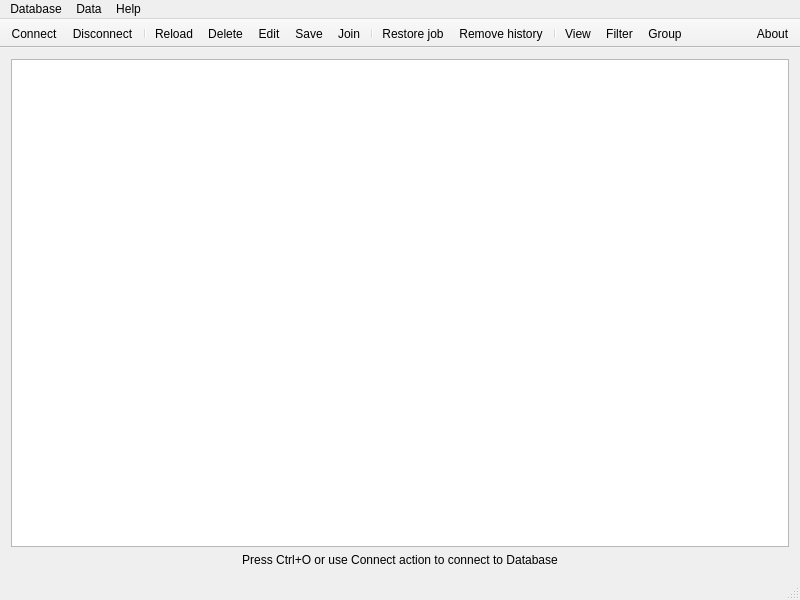
<?xml version="1.0" encoding="UTF-8"?>
<ui version="4.0">
 <class>MainWindow</class>
 <widget class="QMainWindow" name="MainWindow">
  <property name="geometry">
   <rect>
    <x>0</x>
    <y>0</y>
    <width>800</width>
    <height>600</height>
   </rect>
  </property>
  <property name="sizePolicy">
   <sizepolicy hsizetype="Preferred" vsizetype="Ignored">
    <horstretch>0</horstretch>
    <verstretch>0</verstretch>
   </sizepolicy>
  </property>
  <property name="windowTitle">
   <string>EW-Database</string>
  </property>
  <property name="windowIcon">
   <iconset theme="media-floppy">
    <normaloff>.</normaloff>.</iconset>
  </property>
  <widget class="QWidget" name="centralWidget">
   <layout class="QGridLayout" name="gridLayout">
    <item row="1" column="0">
     <widget class="QLabel" name="tipLabel">
      <property name="text">
       <string>Press Ctrl+O or use Connect action to connect to Database</string>
      </property>
      <property name="alignment">
       <set>Qt::AlignCenter</set>
      </property>
     </widget>
    </item>
    <item row="0" column="0">
     <widget class="QTreeView" name="Data">
      <property name="editTriggers">
       <set>QAbstractItemView::NoEditTriggers</set>
      </property>
      <property name="showDropIndicator" stdset="0">
       <bool>false</bool>
      </property>
      <property name="alternatingRowColors">
       <bool>true</bool>
      </property>
      <property name="selectionMode">
       <enum>QAbstractItemView::ExtendedSelection</enum>
      </property>
      <property name="verticalScrollMode">
       <enum>QAbstractItemView::ScrollPerPixel</enum>
      </property>
      <property name="horizontalScrollMode">
       <enum>QAbstractItemView::ScrollPerItem</enum>
      </property>
      <property name="sortingEnabled">
       <bool>true</bool>
      </property>
     </widget>
    </item>
   </layout>
  </widget>
  <widget class="QMenuBar" name="menuBar">
   <property name="geometry">
    <rect>
     <x>0</x>
     <y>0</y>
     <width>800</width>
     <height>25</height>
    </rect>
   </property>
   <widget class="QMenu" name="menuDatabase">
    <property name="title">
     <string>Database</string>
    </property>
    <addaction name="actionConnect"/>
    <addaction name="actionDisconnect"/>
   </widget>
   <widget class="QMenu" name="menuData">
    <property name="title">
     <string>Data</string>
    </property>
    <addaction name="actionReload"/>
    <addaction name="actionDelete"/>
    <addaction name="actionEdit"/>
    <addaction name="actionSave"/>
    <addaction name="actionJoin"/>
    <addaction name="separator"/>
    <addaction name="actionView"/>
    <addaction name="actionFilter"/>
    <addaction name="actionGroup"/>
    <addaction name="separator"/>
    <addaction name="actionRestore"/>
    <addaction name="actionHistory"/>
   </widget>
   <widget class="QMenu" name="menuHelp">
    <property name="title">
     <string>Help</string>
    </property>
    <addaction name="actionAbout"/>
   </widget>
   <addaction name="menuDatabase"/>
   <addaction name="menuData"/>
   <addaction name="menuHelp"/>
  </widget>
  <widget class="QToolBar" name="mainTool">
   <property name="windowTitle">
    <string>Tools</string>
   </property>
   <property name="movable">
    <bool>false</bool>
   </property>
   <property name="floatable">
    <bool>false</bool>
   </property>
   <attribute name="toolBarArea">
    <enum>TopToolBarArea</enum>
   </attribute>
   <attribute name="toolBarBreak">
    <bool>false</bool>
   </attribute>
   <addaction name="actionConnect"/>
   <addaction name="actionDisconnect"/>
   <addaction name="separator"/>
   <addaction name="actionReload"/>
   <addaction name="actionDelete"/>
   <addaction name="actionEdit"/>
   <addaction name="actionSave"/>
   <addaction name="actionJoin"/>
   <addaction name="separator"/>
   <addaction name="actionRestore"/>
   <addaction name="actionHistory"/>
   <addaction name="separator"/>
   <addaction name="actionView"/>
   <addaction name="actionFilter"/>
   <addaction name="actionGroup"/>
  </widget>
  <widget class="QStatusBar" name="statusBar"/>
  <widget class="QToolBar" name="supportTool">
   <property name="windowTitle">
    <string>Support</string>
   </property>
   <property name="layoutDirection">
    <enum>Qt::RightToLeft</enum>
   </property>
   <property name="movable">
    <bool>false</bool>
   </property>
   <property name="floatable">
    <bool>false</bool>
   </property>
   <attribute name="toolBarArea">
    <enum>TopToolBarArea</enum>
   </attribute>
   <attribute name="toolBarBreak">
    <bool>false</bool>
   </attribute>
   <addaction name="actionAbout"/>
  </widget>
  <action name="actionConnect">
   <property name="icon">
    <iconset theme="network-wired">
     <normaloff>.</normaloff>.</iconset>
   </property>
   <property name="text">
    <string>Connect</string>
   </property>
   <property name="shortcut">
    <string>Ctrl+O</string>
   </property>
  </action>
  <action name="actionDisconnect">
   <property name="icon">
    <iconset theme="network-offline">
     <normaloff>.</normaloff>.</iconset>
   </property>
   <property name="text">
    <string>Disconnect</string>
   </property>
   <property name="shortcut">
    <string>Ctrl+Q</string>
   </property>
  </action>
  <action name="actionView">
   <property name="icon">
    <iconset theme="preferences-system">
     <normaloff>.</normaloff>.</iconset>
   </property>
   <property name="text">
    <string>View</string>
   </property>
   <property name="shortcut">
    <string>F4</string>
   </property>
  </action>
  <action name="actionGroup">
   <property name="icon">
    <iconset theme="format-indent-more">
     <normaloff>.</normaloff>.</iconset>
   </property>
   <property name="text">
    <string>Group</string>
   </property>
   <property name="shortcut">
    <string>Ctrl+G</string>
   </property>
  </action>
  <action name="actionFilter">
   <property name="icon">
    <iconset theme="system-search">
     <normaloff>.</normaloff>.</iconset>
   </property>
   <property name="text">
    <string>Filter</string>
   </property>
   <property name="shortcut">
    <string>Ctrl+F</string>
   </property>
  </action>
  <action name="actionAbout">
   <property name="icon">
    <iconset theme="help-about">
     <normaloff>.</normaloff>.</iconset>
   </property>
   <property name="text">
    <string>About</string>
   </property>
   <property name="shortcut">
    <string>F1</string>
   </property>
  </action>
  <action name="actionReload">
   <property name="icon">
    <iconset theme="reload">
     <normaloff>.</normaloff>.</iconset>
   </property>
   <property name="text">
    <string>Reload</string>
   </property>
   <property name="shortcut">
    <string>F5</string>
   </property>
  </action>
  <action name="actionDelete">
   <property name="icon">
    <iconset theme="edit-delete">
     <normaloff>.</normaloff>.</iconset>
   </property>
   <property name="text">
    <string>Delete</string>
   </property>
   <property name="shortcut">
    <string>Del</string>
   </property>
  </action>
  <action name="actionEdit">
   <property name="icon">
    <iconset theme="edit-find-replace">
     <normaloff>.</normaloff>.</iconset>
   </property>
   <property name="text">
    <string>Edit</string>
   </property>
   <property name="shortcut">
    <string>Ctrl+E</string>
   </property>
  </action>
  <action name="actionJoin">
   <property name="icon">
    <iconset theme="insert-link">
     <normaloff>.</normaloff>.</iconset>
   </property>
   <property name="text">
    <string>Join</string>
   </property>
   <property name="shortcut">
    <string>Ctrl+J</string>
   </property>
  </action>
  <action name="actionRestore">
   <property name="icon">
    <iconset theme="edit-undo">
     <normaloff>.</normaloff>.</iconset>
   </property>
   <property name="text">
    <string>Restore job</string>
   </property>
   <property name="shortcut">
    <string>Ctrl+Z</string>
   </property>
  </action>
  <action name="actionHistory">
   <property name="icon">
    <iconset theme="edit-cut">
     <normaloff>.</normaloff>.</iconset>
   </property>
   <property name="text">
    <string>Remove history</string>
   </property>
   <property name="shortcut">
    <string>Ctrl+H</string>
   </property>
  </action>
  <action name="actionSave">
   <property name="icon">
    <iconset theme="document-save">
     <normaloff>.</normaloff>.</iconset>
   </property>
   <property name="text">
    <string>Save</string>
   </property>
   <property name="shortcut">
    <string>Ctrl+S</string>
   </property>
  </action>
 </widget>
 <layoutdefault spacing="6" margin="11"/>
 <resources/>
 <connections/>
 <slots>
  <slot>treeExpanded(QModelIndex)</slot>
  <slot>objectActivated(QModelIndex)</slot>
 </slots>
</ui>
